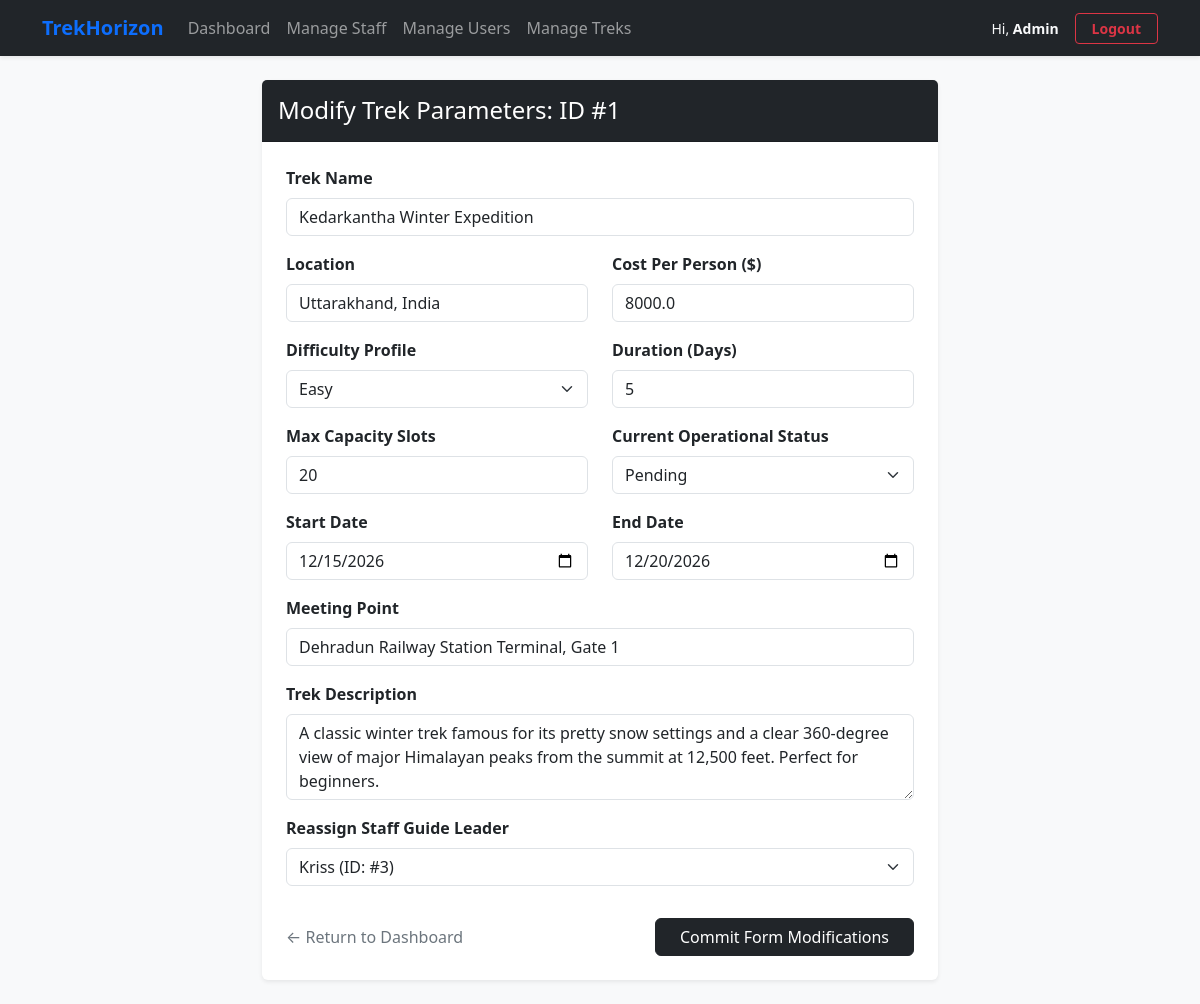
The app's page /admin/trek/edit/1 (signed in), older data.
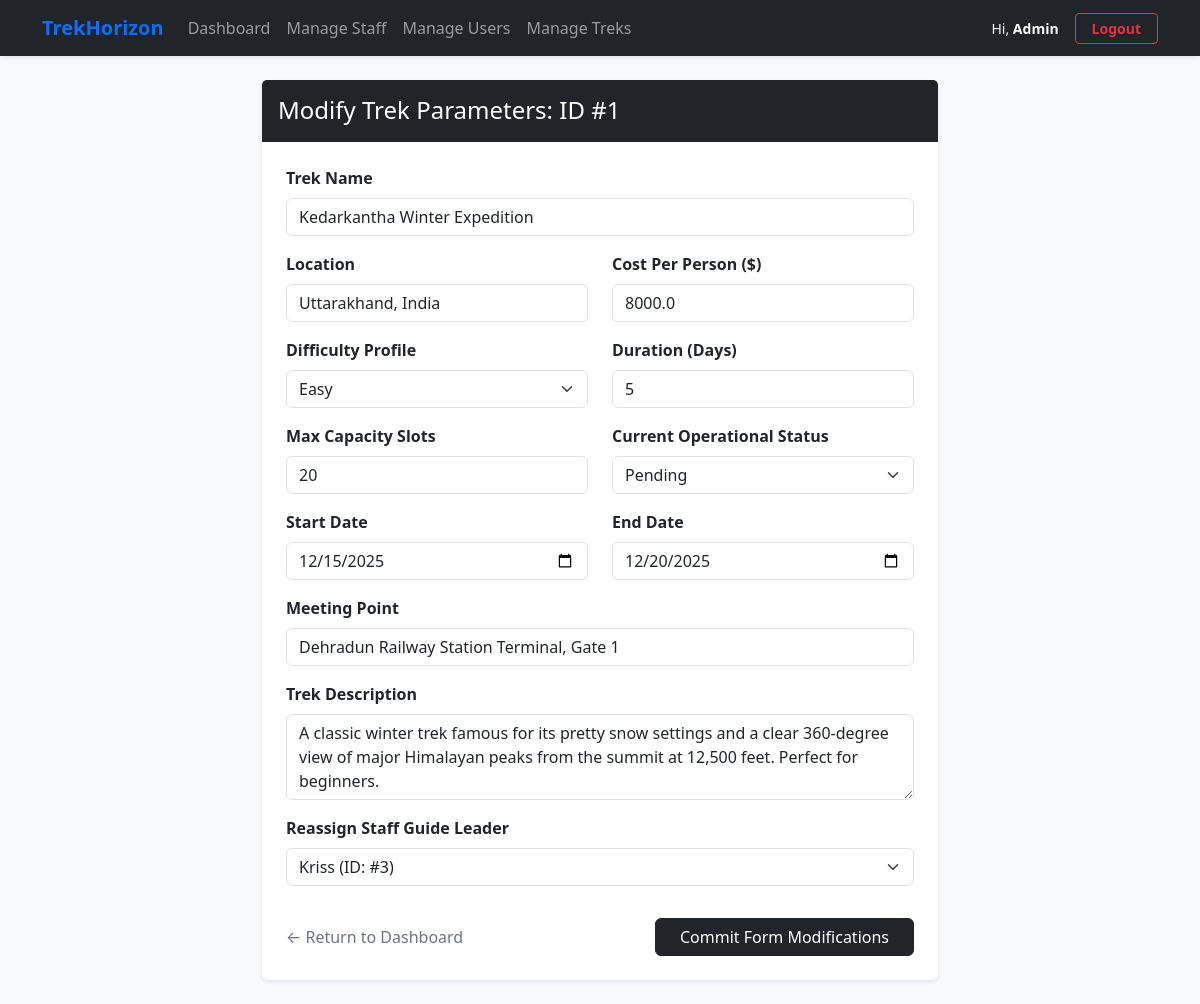
The same page, newer data.
### models.py (models this page shows)
class Trek(db.Model):
    trek_id = db.Column(db.Integer, primary_key=True, autoincrement=True)
    trek_name = db.Column(db.String(150), nullable=False)
    location = db.Column(db.String(150), nullable=False)
    difficulty = db.Column(db.Enum('Easy', 'Moderate', 'Hard', name='trek_difficulty'), nullable=False)
    duration_days = db.Column(db.Integer, nullable=False)
    available_slots = db.Column(db.Integer, nullable=False)
    max_slots = db.Column(db.Integer, nullable=False)
    start_date = db.Column(db.Date, nullable=False)
    end_date = db.Column(db.Date, nullable=False)
    status = db.Column(db.Enum('Pending', 'Approved', 'Open', 'Closed', 'Completed', name='trek_status'), nullable=False)
    assigned_staff_id = db.Column(db.Integer, db.ForeignKey('user.user_id'), nullable=True)
    cost_per_person = db.Column(db.Float, nullable=False, default=0.0)
    meeting_point = db.Column(db.String(255), nullable=True)
    description = db.Column(db.Text, nullable=True)
    bookings = db.relationship('Booking', backref='trek', lazy=True)

class User(db.Model):
    user_id = db.Column(db.Integer, primary_key=True, autoincrement=True)
    name = db.Column(db.String(100), nullable=False)
    email = db.Column(db.String(100), nullable=False, unique=True)
    password = db.Column(db.String(255), nullable=False)
    phone = db.Column(db.String(20), nullable=True)
    role = db.Column(db.Enum('Admin', 'Staff', 'Trekker', name='user_roles'), nullable=False)
    status = db.Column(db.String(20), nullable=False, default='Approved')
    created_at = db.Column(db.DateTime, default=datetime.utcnow)
    managed_treks = db.relationship('Trek', backref='assigned_staff', lazy=True)
    bookings = db.relationship('Booking', backref='trekker', lazy=True)

### routes/admin.py (the view, shortened to what this page needs)
@app.route('/admin/trek/edit/<int:trek_id>', methods=['GET', 'POST'])
def admin_edit_trek(trek_id):
    if 'user_id' not in session or session['user_role'] != 'Admin':
        return "Access Forbidden", 403
    trek = Trek.query.get_or_404(trek_id)
    staff_members = User.query.filter_by(role='Staff', status='Approved').all()
    return render_template('adminedittrek.html', trek=trek, staff=staff_members)

### templates/adminedittrek.html (shortened to what the changed rows need)
{% extends 'base.html' %}
{% block content %}
<div class="container" style="max-width: 700px;">
    <div class="card shadow-sm border-0">
        <div class="card-header bg-dark text-white py-3">
            <h4 class="mb-0">Modify Trek Parameters: ID #{{ trek.trek_id }}</h4>
        </div>
        <div class="card-body p-4">
            <form action="/admin/trek/edit/{{ trek.trek_id }}" method="POST">
                <div class="mb-3">
                    <label class="form-label fw-bold">Trek Name</label>
                    <input type="text" name="trek_name" class="form-control" value="{{ trek.trek_name }}" required>
                </div>
                <div class="row">
                    <div class="mb-3 col-md-6">
                        <label class="form-label fw-bold">Location</label>
                        <input type="text" name="location" class="form-control" value="{{ trek.location }}" required>
                    </div>
                    <div class="mb-3 col-md-6">
                        <label class="form-label fw-bold">Cost Per Person ($)</label>
                        <input type="number" step="0.01" name="cost_per_person" class="form-control" value="{{ trek.cost_per_person }}" required>
                    </div>
                </div>
                <div class="row">
                    <div class="col-md-6 mb-3">
                        <label class="form-label fw-bold">Difficulty Profile</label>
                        <select name="difficulty" class="form-select" required>
                            <option value="Easy" {% if trek.difficulty == 'Easy' %}selected{% endif %}>Easy</option>
                        </select>
                    </div>
                    <div class="col-md-6 mb-3">
                        <label class="form-label fw-bold">Duration (Days)</label>
                        <input type="number" name="duration_days" class="form-control" min="1" value="{{ trek.duration_days }}" required>
                    </div>
                </div>
                <div class="row">
                    <div class="col-md-6 mb-3">
                        <label class="form-label fw-bold">Max Capacity Slots</label>
                        <input type="number" name="max_slots" class="form-control" min="1" value="{{ trek.max_slots }}" required>
                    </div>
                    <div class="col-md-6 mb-3">
                        <label class="form-label fw-bold">Current Operational Status</label>
                        <select name="status" class="form-select">
                            <option value="Pending" {% if trek.status == 'Pending' %}selected{% endif %}>Pending</option>
                        </select>
                    </div>
                </div>
                <div class="row">
                    <div class="col-md-6 mb-3">
                        <label class="form-label fw-bold">Start Date</label>
                        <input type="date" name="start_date" class="form-control" value="{{ trek.start_date.strftime('%Y-%m-%d') }}" required>
                    </div>
                    <div class="col-md-6 mb-3">
                        <label class="form-label fw-bold">End Date</label>
                        <input type="date" name="end_date" class="form-control" value="{{ trek.end_date.strftime('%Y-%m-%d') }}" required>
                    </div>
                </div>
                <div class="mb-3">
                    <label class="form-label fw-bold">Meeting Point</label>
                    <input type="text" name="meeting_point" class="form-control" value="{{ trek.meeting_point }}" required>
                </div>
                <div class="mb-3">
                    <label class="form-label fw-bold">Trek Description</label>
                    <textarea name="description" class="form-control" rows="3">{{ trek.description }}</textarea>
                </div>
                <div class="mb-4">
                    <label class="form-label fw-bold">Reassign Staff Guide Leader</label>
                    <select name="assigned_staff_id" class="form-select">
                        {% for member in staff %}
                            <option value="{{ member.user_id }}" {% if trek.assigned_staff_id == member.user_id %}selected{% endif %}>
                                {{ member.name }} (ID: #{{ member.user_id }})
                            </option>
                        {% endfor %}
                    </select>
                </div>
            </form>
        </div>
    </div>
</div>
{% endblock %}

Row changes from the older to the newer data that the page shows:
changed Trek "Kedarkantha Winter Expedition": start_date "12/15/2026" → "12/15/2025"; end_date "12/20/2026" → "12/20/2025"
